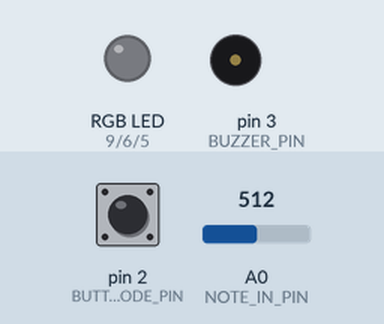
Recording of a sketch running on a simulated Arduino Uno, built with avr-gcc and run on an emulated ATmega328P. On the bench: an RGB LED mixed from three pins (HIGH = lit), buzzer (waves = sounding). The test bench sets the inputs (shaded band); at power-on: pin 2 (BUTTON_MODE_PIN) LOW, A0 (NOTE_IN_PIN) = 512. Dim RGB values are drawn brighter than linear; random numbers use the default seed unless the sketch sets one.

Above: at 1.2 s.
1.3 s: pin 2 (BUTTON_MODE_PIN) pulled HIGH for 0.15 s
At 1.8 s:
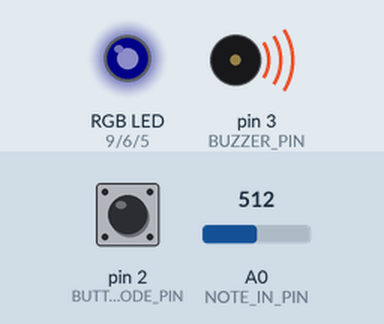
2.9 s: A0 (NOTE_IN_PIN) set to 0
At 4.1 s:
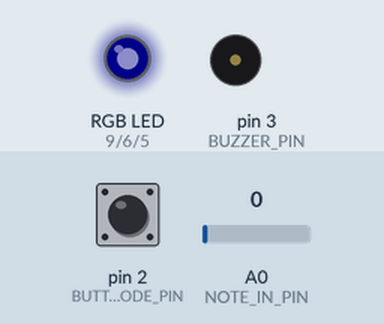
4.4 s: pin 2 (BUTTON_MODE_PIN) pulled HIGH for 1 s
At 5.3 s:
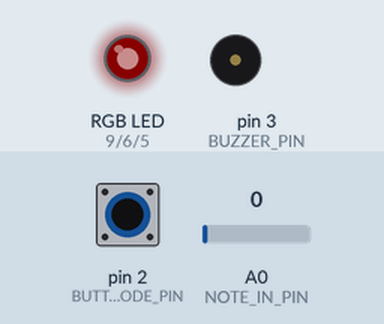
6.9 s: A0 (NOTE_IN_PIN) set to 26
At 7.25 s:
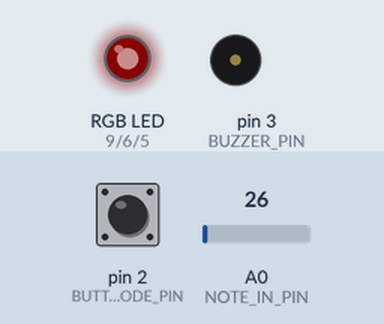
9.9 s: pin 2 (BUTTON_MODE_PIN) pulled HIGH for 0.15 s
At 10.8 s:
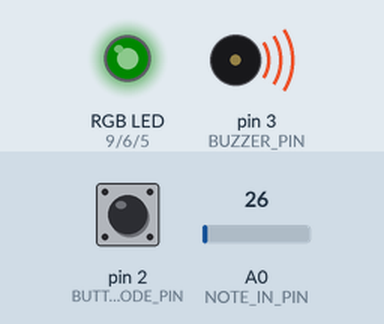
13.0 s: pin 2 (BUTTON_MODE_PIN) pulled HIGH for 3.2 s
At 14.3 s:
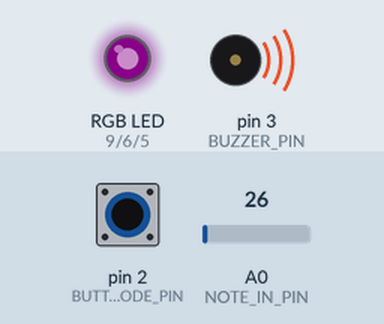
Timing chart, 0 to 16.0 s (numbered marks = the images above; inputs shaded):
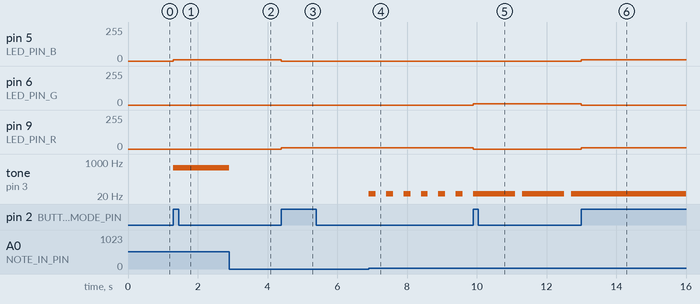

The sketch:

Touikan_Xavier_etudeThree.ino
```cpp
/********************** ETUDE 3 CART 360 2019 *******************************
 * WELCOME!
 * THE PURPOSE OF THIS EXERCISE IS TO DESIGN A VERY SIMPLE KEYBOARD (5 KEYS)
 * WHICH ALLOWS YOU TO PLAY LIVE, RECORD, AND PLAYBACK SINGLE NOTES (NO CHORDS).
 * THERE WILL BE A BUTTON WHICH WHEN PRESSED WILL TAKE THE USER TO THE NEXT MODE:
 * THERE ARE 5 POSSIBLE MODES
 * 0 ==  reset    ==   led off == also resets
 * 1 ==  live     ==   led BLUE
 * 2 ==  record   ==   led RED
 * 3 ==  play     ==   led GREEN
 * 4 ==  loopMODE ==   led PURPLE
 *
 * ADDITIONALLY - WHEN THE USER CHANGES MODE,
 * THE RGB LED WILL CHANGE COLOR (ACCORDING TO THE SPECIFICATIONS)

 * PLEASE FOLLOW THE INSTRUCTIONS IN THE COMMENTS:
 * DO NOT ADD ANY MORE FUNCTION DEFINITIONS
 * ONLY IMPLEMENT THE FUNCTION DEFINITIONS SUPPLIED
 * THERE IS NO NEED TO ADD ANY NEW VARIABLES OR CONSTANTS
 * PROVIDE COMMENTS FOR ANY OF THE CODE IMPLEMENTED
 * GOOD LUCK!
 */
/**** CONSTANTS ********************************************************/

#define BUTTON_MODE_PIN 2 // Button to change the mode

// constants for RGB LED
#define LED_PIN_R 9 // R PIN
#define LED_PIN_G 6 // G PIN
#define LED_PIN_B 5 // B PIN

// constant for note in (button-resistor ladder on breadboard)
# define NOTE_IN_PIN A0

//constant for max number of notes in array
#define MAX_NOTES 16

// a constant for duration
const int duration = 200;

// constant for pin to output for buzzer
#define BUZZER_PIN 3 // PWM

/******** VARIABLES *****************************************************/
// counter for how many notes we have
int countNotes =0;

// ADDED CODE

int playCounter =0;
// playCounter will keep track of the notes in Play mode
int period =200;
// period is used to space notes in Play mode
int loopPeriod = 10;
// shorter period for the Loop mode, faster and funnier
unsigned long timeNow =millis();
// timeNow is used to keep track of time after every periods
// it is important to use an unsigned long, since an int can
// only track up to 32 milliseconds.
int buttonState = 0;
int prevState = 0;
// button states so it only switch mode once when the button is pressed

// END OF ADDED CODE

// array to hold the notes played (for record/play mode)
int notes [MAX_NOTES];
int mode =0; // start at off

/*************************************************************************/

/** BEHAVIOR ANALYSIS:
 *
 *  The resistor ladder works like an analog sensor. The 5 buttons have
 *  different resistor circuits giving them difference resistance. Depending
 *  on which button is pressed there will be different voltage values
 *  received by the arduino. By having the buttons use the same resistor
 *  circuit as the previous button plus an additional resistor, it doesn't
 *  matter so much on which resistor to choose since the circuit resistance
 *  of every button will be different (The first button has nearly no resistance
 *  and the resistance stack for each buttons). By reading these voltage
 *  values with an analogRead, we get datas that can vary from 7 to 1023,
 *  the maximum voltage transmittes. The higher the resistance in a circuit,
 *  the lower the voltage reading number will be so by associating these
 *  numbers to the frequency of the Piezo Buzzer we get different frequency
 *  notes. This works for every sets of resistors, but the higher the
 *  resistance the lower the notes will get. The mode selector instead uses
 *  the button as a binary digital input. It is meant to activate once when
 *  the user presses the button and the work is mostly done within the
 *  software. There is once function running all the time that detects if
 *  the button is being pressed then change the mode number. With that mode
 *  number another function changes the color of the LEDs and another one
 *  will trigger the function associated with it's mode number so all of
 *  these functions don't run at the same time.
 *
 *  Resistor set datas:
 *
 *  Set one datas(1M, 100k, 10, 1k): 1023, 931, 487, 83, 7)
 *  Set two datas(10k): 1023, 511, 340, 254 , 203
 *  Set three datas (1k): 1023, 931, 855, 789, 735
 *  Set four datas (330): 1023, 995, 967, 941, 915
 */

/**********************SETUP() DO NOT CHANGE*******************************/
// Declare pin mode for the single digital input
void setup()
{
  pinMode(BUTTON_MODE_PIN, INPUT);

  // ADDED CODE

  pinMode(LED_PIN_R, OUTPUT);
  pinMode(LED_PIN_G, OUTPUT);
  pinMode(LED_PIN_B, OUTPUT);
  // pinModes to assign the LED outputs

  // END OF ADDED CODE
}

/**********************LOOP() DO NOT CHANGE *******************************
 * INSTRUCTIONS:
 * There is NO NEED to change the loop - it establishes the flow of the program
 * We call here 3 functions repeatedly:
 * 1: chooseMode(): this function will determine the mode that your program is in
 * based on if the button (linked to the BUTTON_MODE_PIN) was pressed
 * 2: setRGB(): will set the color of the RGB LED based on the value of the mode variable
 * 3: selectMode(): will determine which function to call based on the value of the mode variable

**************************************************************************/
void loop()
{
  chooseMode();
  setRGB();
  selectMode();
}
/******************CHOOSEMODE(): IMPLEMENT *********************************
 * INSTRUCTIONS:
 * Read the value from the Button (linked to the BUTTON_MODE_PIN) and
 * if is being pressed then change the mode variable.
 * REMEMBER:
 * mode == 0 is reset
 * mode == 1 is live
 * mode == 2 is record
 * mode == 3 is play
 * mode == 4 is loopMode
 * Every time the user presses the button, the program will go to the next mode,
 * once it reaches 4, it should go back to mode == 0.
 * (i.e. if mode ==2 and we press, then mode ==3) ...
**************************************************************************/
void chooseMode(){
  // IMPLEMENT
  buttonState = digitalRead(BUTTON_MODE_PIN);
  // reading binary datas from the button
  if(buttonState != prevState){
    if(buttonState == HIGH){
      if(mode<4){
        mode++;
        // incrementing the mode variable when the button is pressed
      }
      else{
        mode=0;
        // reset to 0 after 4
      }
    }
    prevState = buttonState;
    // the code only runs once per change of state
  }
}

/******************SETRGB(): IMPLEMENT *********************************
 * INSTRUCTIONS:
 * Depending on the value of the mode variable:
 * if the mode is 0 - RGB LED IS OFF
 * if the mode is 1 - RGB LED IS BLUE
 * if mode is 2 - RGB LED IS RED
 * if mode is 3 - RGB LED IS GREEN
 * if mode is 4 - RGB LED iS PURPLE
 * YOU MUST USE A SWITCH CASE CONSTRUCT (NOT A SERIES OF IF / ELSE STATEMENTS
**************************************************************************/
void setRGB()
{
  //IMPLEMENT
  switch(mode){
    case 0:    // OFF / RESET
    analogWrite(LED_PIN_R, 0);
    analogWrite(LED_PIN_G, 0);
    analogWrite(LED_PIN_B, 0);
    break;
    case 1:   // BLUE
    analogWrite(LED_PIN_R, 0);
    analogWrite(LED_PIN_G, 0);
    analogWrite(LED_PIN_B, 10);
    break;
    case 2:   // RED
    analogWrite(LED_PIN_R, 10);
    analogWrite(LED_PIN_G, 0);
    analogWrite(LED_PIN_B, 0);
    break;
    case 3:   // GREEN
    analogWrite(LED_PIN_R, 0);
    analogWrite(LED_PIN_G, 10);
    analogWrite(LED_PIN_B, 0);
    break;
    case 4:   // PURPLE
    analogWrite(LED_PIN_R, 10);
    analogWrite(LED_PIN_G, 0);
    analogWrite(LED_PIN_B, 10);
    break;
  }
  // depending on the mode different values are assigned to the 3 leds
}
/**********************SELECTMODE() DO NOT CHANGE *******************************
 * INSTRUCTIONS:
 * There is NO NEED to change this function - it selects WHICH function should run based on the mode variable
 * There are 4 possibilities
 * 1: reset(): this function will reset any arrays etc, and will do nothing else
 * 2: live(): this function will play the corresponding notes
 * to the user pressing the respective buttons.
 * NOTE:: the notes played are NOT stored
 * 3: record(): this function will play the corresponding notes
 * to the user pressing the respective buttons
 * AND will STORE up to 16 consecutive notes in an array.
 * 4: play(): this function will playback any notes stored in the array that were recorded
 * in the previous mode
 * 5: loopMode(): this function will playback any notes stored in the array that were recorded,
 * BUT unlike the previous mode, you can choose in which sequence the notes are played.
 * REQUIRED: only play notes from the array (no live stuff)

******************************************************************************/
void selectMode()
{
  if(mode ==0) {
    reset();
  }
  else if(mode ==1) {
    live();
  }
  else if(mode ==2) {
    record();
  }

  else if(mode ==3) {
    play();
  }

   else if(mode ==4) {
    loopMode();
  }
}
/******************RESET(): IMPLEMENT **************************************
 * INSTRUCTIONS:
 * this function should ensure that any notes recorded are no longer available
**************************************************************************/
void reset()
{
  // IMPLEMENT
  int buttVal = analogRead(NOTE_IN_PIN);
  if(buttVal > 0){

    // I wanted to add an additional button to press to activate the
    // reset so I could switch modes freely without reseting my array
    // I simply have to press one of the note buttons while in this
    // mode to reset the array

    for(int i=0; i<=countNotes; i++){
      notes[i] = 0;
    }
    countNotes = 0;

    // giving all values in the array and the countNotes 0

  }
}
/******************LIVE(): IMPLEMENT **************************************
 * INSTRUCTIONS:
 * this function will play the corresponding notes
 * to the user pressing the respective buttons
 * NOTE:: the notes played are NOT stored
 * SO: you need read in the input from the analog input (linked to the button-resistor ladder combo)
 * THEN - output the note to the buzzer using the tone() function
**************************************************************************/
void live()
{
    //IMPLEMENT
    int buttVal = analogRead(NOTE_IN_PIN);
    // analogRead to get different analog values from the different resistors associated with each buttons
    tone(BUZZER_PIN, buttVal, duration);
    // the buzzer will directly play the frequency value of the button without any transformation
    // the duration value helps removing weird noises when no button is pressed
}
/******************RECORD(): IMPLEMENT **********************************
 * INSTRUCTIONS:
 * this function will play the corresponding notes
 * to the user pressing the respective buttons
 * AND will STORE up to 16 consecutive notes in an array.
 * SO:you need read in the input from the analog input (linked to the button-resistor ladder combo)
 * AND - output the note to the buzzer using the tone() function
 * THEN store that note in the array  - BE CAREFUL - you can only allow for up to MAX_NOTES to be stored
**************************************************************************/
void record()
{
  // IMPLEMENT
  int buttVal = analogRead(NOTE_IN_PIN);
  tone(BUZZER_PIN, buttVal, duration);
  delay(500);
  // I used a delay to help the user choose his notes one at the time
  // and I didn't wanted that delay to be dependant on the millis() clock
  if(buttVal > 0){
    // I didn't wanted to record blank notes so it will record only if a button is pressed
    if(countNotes < MAX_NOTES){
      notes[countNotes] = buttVal;
      countNotes ++;
    }
    // the code simply add the notes to the array whenever a button is pressed or
    // held for multiple delay durations. Everytime a note is recorded the countNotes
    // value increments until it reaches MAX_NOTES-1.
  }
}
/******************PLAY(): IMPLEMENT ************************************
 * INSTRUCTIONS:
 * this function will playback any notes stored in the array that were recorded
 * in the previous mode
 * SO: you need to go through the array of values (be careful - the user may not have put in MAX_NOTES)
 * READ each value IN ORDER
 * AND output each note to the buzzer using the tone() function
 * ALSO: as long as we are in this mode, the notes are played over and over again
 * BE CAREFUL: make sure you allow for the user to get to another mode from the mode button...
**************************************************************************/
void play()
{
  // IMPLEMENT
  if(millis() > timeNow + period) {
    timeNow = millis();
    // I used the timer so the program doesn't get stuck in the loop, this way
    // it is very fluid to get to an other mode.
    if (playCounter < countNotes){
      // using another counter (playCounter) because for loops don't work well
      // with clock timers
      tone(BUZZER_PIN, notes[playCounter],duration);
      playCounter++;
    }
    else if(playCounter = countNotes){
      playCounter = 0;
    }
    // Reset the playCounter when it reaches the max amount of notes recorded
    // (can be less than 16)
  }
}
/******************LOOPMODE(): IMPLEMENT *********************************
 * INSTRUCTIONS:
 * this function will playback any notes stored in the array that were recorded
 * in the previous mode
 * SO: you need to go through the array of values (be careful - the user may not have put in MAX_NOTES)
 * READ values IN ANY ORDERING (You MUST use the array - but you can determine your own sequence)
 * AND output each note to the buzzer using the tone() function
 * ALSO: as long as we are in this mode, the notes are played over and over again
 * BE CAREFUL: make sure you allow for the user to get to another mode from the mode button...
**************************************************************************/
void loopMode()
{
  //IMPLEMENT
  if(millis() > timeNow + loopPeriod) {
    timeNow = millis();
    tone(BUZZER_PIN, notes[random(0,countNotes)],duration);
  }
  // using the timer again for the same reasons as with the play() mode,
  // but this time just following a random order and way faster. This makes
  // a fun and energic robot sound.
}

/**************************************************************************/
```

Measured:
- after the input at 1.3 s, pin 5 (LED_PIN_B): 0/255 → 10/255 at once; tone on pin 3 (BUZZER_PIN): silent → 512 Hz at once
- after the input at 2.9 s, tone on pin 3 (BUZZER_PIN): 512 Hz → silent at once
- after the input at 4.4 s, pin 5 (LED_PIN_B): 10/255 → 0/255 at once; pin 9 (LED_PIN_R): 0/255 → 10/255 at once
- after the input at 6.9 s, tone on pin 3 (BUZZER_PIN): alternates 26 Hz for 0.20 s and silent for 0.30 s, starting at once
- after the input at 9.9 s, pin 6 (LED_PIN_G): 0/255 → 10/255 at once; pin 9 (LED_PIN_R): 10/255 → 0/255 at once
- after the input at 13.0 s, pin 5 (LED_PIN_B), pin 9 (LED_PIN_R): 0/255 → 10/255 at once; pin 6 (LED_PIN_G): 10/255 → 0/255 at once
